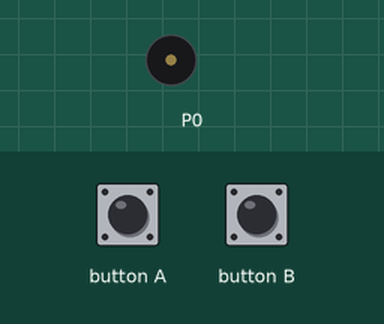
A program run on a simulated BBC micro:bit (MakeCode). Parts: buzzer (waves = sounding). The inputs (shaded band) are chosen by the test bench.

Above: at 1.2 s.
1.3 s: button A pressed for 0.15 s
At 1.8 s:
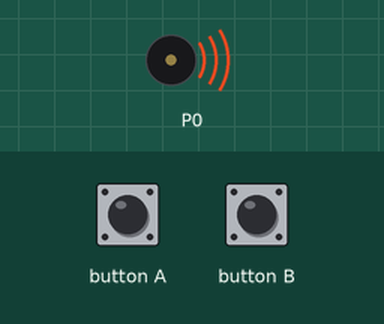
Timing chart, 0 to 10.4 s (numbered marks = the images above; inputs shaded):
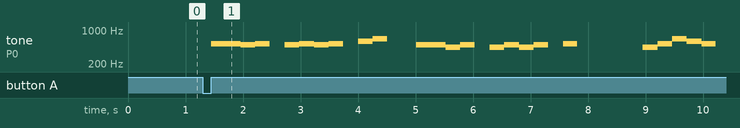

Measured:
- after the input at 1.3 s, tone on P0: plays 523 Hz for 0.51 s, 494 Hz for 0.26 s, 523 Hz for 0.25 s, 494 Hz for 0.26 s, 523 Hz for 0.26 s, 494 Hz for 0.26 s … (22 notes in this stretch), starting after 0.15 s

The program:

main.ts
```typescript
input.onButtonPressed(Button.A, function () {
    music.playTone(523, music.beat(BeatFraction.Half))
    music.playTone(523, music.beat(BeatFraction.Half))
    music.playTone(494, music.beat(BeatFraction.Half))
    music.playTone(523, music.beat(BeatFraction.Half))
    music.rest(music.beat(BeatFraction.Half))
    music.playTone(494, music.beat(BeatFraction.Half))
    music.playTone(523, music.beat(BeatFraction.Half))
    music.playTone(494, music.beat(BeatFraction.Half))
    music.playTone(523, music.beat(BeatFraction.Half))
    music.rest(music.beat(BeatFraction.Half))
    music.playTone(587, music.beat(BeatFraction.Half))
    music.playTone(659, music.beat(BeatFraction.Half))
    music.rest(music.beat(BeatFraction.Whole))
    music.playTone(494, music.beat(BeatFraction.Half))
    music.playTone(494, music.beat(BeatFraction.Half))
    music.playTone(440, music.beat(BeatFraction.Half))
    music.playTone(494, music.beat(BeatFraction.Half))
    music.rest(music.beat(BeatFraction.Half))
    music.playTone(440, music.beat(BeatFraction.Half))
    music.playTone(494, music.beat(BeatFraction.Half))
    music.playTone(440, music.beat(BeatFraction.Half))
    music.playTone(494, music.beat(BeatFraction.Half))
    music.rest(music.beat(BeatFraction.Half))
    music.playTone(523, music.beat(BeatFraction.Half))
    music.rest(music.beat(BeatFraction.Double))
    music.rest(music.beat(BeatFraction.Quarter))
    music.playTone(440, music.beat(BeatFraction.Half))
    music.playTone(523, music.beat(BeatFraction.Half))
    music.playTone(659, music.beat(BeatFraction.Half))
    music.playTone(587, music.beat(BeatFraction.Half))
    music.playTone(523, music.beat(BeatFraction.Half))
    music.rest(music.beat(BeatFraction.Whole))
    music.playTone(659, music.beat(BeatFraction.Half))
    music.playTone(659, music.beat(BeatFraction.Half))
    music.rest(music.beat(BeatFraction.Double))
    music.rest(music.beat(BeatFraction.Half))
    music.playTone(659, music.beat(BeatFraction.Half))
    music.playTone(659, music.beat(BeatFraction.Half))
    music.playTone(587, music.beat(BeatFraction.Half))
    music.playTone(523, music.beat(BeatFraction.Half))
    music.rest(music.beat(BeatFraction.Whole))
    music.playTone(523, music.beat(BeatFraction.Half))
    music.playTone(523, music.beat(BeatFraction.Half))
    music.playTone(494, music.beat(BeatFraction.Half))
    music.playTone(523, music.beat(BeatFraction.Half))
    music.rest(music.beat(BeatFraction.Half))
    music.playTone(494, music.beat(BeatFraction.Half))
    music.playTone(523, music.beat(BeatFraction.Half))
    music.playTone(494, music.beat(BeatFraction.Half))
    music.playTone(523, music.beat(BeatFraction.Half))
    music.rest(music.beat(BeatFraction.Half))
    music.playTone(587, music.beat(BeatFraction.Half))
    music.playTone(659, music.beat(BeatFraction.Half))
    music.rest(music.beat(BeatFraction.Whole))
    music.playTone(494, music.beat(BeatFraction.Half))
    music.playTone(494, music.beat(BeatFraction.Half))
    music.playTone(440, music.beat(BeatFraction.Half))
    music.playTone(494, music.beat(BeatFraction.Half))
    music.rest(music.beat(BeatFraction.Half))
    music.playTone(440, music.beat(BeatFraction.Half))
    music.playTone(494, music.beat(BeatFraction.Half))
    music.playTone(440, music.beat(BeatFraction.Half))
    music.playTone(494, music.beat(BeatFraction.Half))
    music.rest(music.beat(BeatFraction.Half))
    music.playTone(523, music.beat(BeatFraction.Half))
    music.rest(music.beat(BeatFraction.Double))
    music.rest(music.beat(BeatFraction.Quarter))
    music.playTone(440, music.beat(BeatFraction.Half))
    music.playTone(523, music.beat(BeatFraction.Half))
    music.playTone(659, music.beat(BeatFraction.Half))
    music.playTone(587, music.beat(BeatFraction.Half))
    music.playTone(523, music.beat(BeatFraction.Half))
    music.rest(music.beat(BeatFraction.Whole))
    music.playTone(523, music.beat(BeatFraction.Half))
    music.rest(music.beat(BeatFraction.Breve))
    music.playTone(440, music.beat(BeatFraction.Half))
    music.playTone(494, music.beat(BeatFraction.Half))
    music.playTone(523, music.beat(BeatFraction.Half))
    music.playTone(523, music.beat(BeatFraction.Half))
    music.playTone(523, music.beat(BeatFraction.Half))
    music.playTone(523, music.beat(BeatFraction.Half))
    music.playTone(440, music.beat(BeatFraction.Half))
    music.rest(music.beat(BeatFraction.Half))
    music.playTone(440, music.beat(BeatFraction.Half))
    music.playTone(494, music.beat(BeatFraction.Half))
    music.playTone(523, music.beat(BeatFraction.Half))
    music.playTone(523, music.beat(BeatFraction.Half))
    music.playTone(523, music.beat(BeatFraction.Half))
    music.playTone(587, music.beat(BeatFraction.Half))
    music.playTone(587, music.beat(BeatFraction.Half))
    music.rest(music.beat(BeatFraction.Half))
    music.playTone(392, music.beat(BeatFraction.Half))
    music.playTone(440, music.beat(BeatFraction.Half))
    music.playTone(494, music.beat(BeatFraction.Half))
    music.playTone(494, music.beat(BeatFraction.Half))
    music.playTone(494, music.beat(BeatFraction.Half))
    music.playTone(494, music.beat(BeatFraction.Half))
    music.playTone(392, music.beat(BeatFraction.Half))
    music.rest(music.beat(BeatFraction.Half))
    music.playTone(392, music.beat(BeatFraction.Half))
    music.playTone(440, music.beat(BeatFraction.Half))
    music.playTone(494, music.beat(BeatFraction.Half))
    music.playTone(494, music.beat(BeatFraction.Half))
    music.playTone(494, music.beat(BeatFraction.Half))
    music.playTone(523, music.beat(BeatFraction.Half))
    music.playTone(523, music.beat(BeatFraction.Half))
    music.rest(music.beat(BeatFraction.Half))
    music.playTone(523, music.beat(BeatFraction.Half))
    music.playTone(523, music.beat(BeatFraction.Half))
    music.playTone(587, music.beat(BeatFraction.Half))
    music.playTone(659, music.beat(BeatFraction.Half))
    music.playTone(659, music.beat(BeatFraction.Half))
    music.playTone(659, music.beat(BeatFraction.Half))
    music.playTone(440, music.beat(BeatFraction.Half))
    music.playTone(523, music.beat(BeatFraction.Half))
    music.rest(music.beat(BeatFraction.Half))
    music.playTone(523, music.beat(BeatFraction.Half))
    music.playTone(587, music.beat(BeatFraction.Half))
    music.playTone(659, music.beat(BeatFraction.Half))
    music.playTone(659, music.beat(BeatFraction.Half))
    music.playTone(659, music.beat(BeatFraction.Half))
    music.playTone(440, music.beat(BeatFraction.Half))
    music.playTone(523, music.beat(BeatFraction.Half))
    music.playTone(523, music.beat(BeatFraction.Half))
    music.rest(music.beat(BeatFraction.Half))
    music.playTone(523, music.beat(BeatFraction.Half))
    music.playTone(587, music.beat(BeatFraction.Half))
    music.playTone(659, music.beat(BeatFraction.Half))
    music.playTone(659, music.beat(BeatFraction.Half))
    music.playTone(659, music.beat(BeatFraction.Half))
    music.playTone(659, music.beat(BeatFraction.Half))
    music.playTone(659, music.beat(BeatFraction.Half))
    music.playTone(523, music.beat(BeatFraction.Half))
    music.playTone(587, music.beat(BeatFraction.Half))
    music.playTone(587, music.beat(BeatFraction.Half))
    music.rest(music.beat(BeatFraction.Breve))
})
input.onButtonPressed(Button.B, function () {
    music.playTone(392, music.beat(BeatFraction.Whole))
    music.playTone(698, music.beat(BeatFraction.Whole))
    music.playTone(659, music.beat(BeatFraction.Whole))
    music.playTone(659, music.beat(BeatFraction.Whole))
    music.playTone(698, music.beat(BeatFraction.Whole))
    music.playTone(659, music.beat(BeatFraction.Whole))
    music.playTone(659, music.beat(BeatFraction.Whole))
    music.playTone(587, music.beat(BeatFraction.Whole))
    music.playTone(523, music.beat(BeatFraction.Whole))
})
basic.forever(function () {

})
```

test.ts
```typescript
// 在這裡測試；當此封包作為擴充功能時，將不會編譯此內容。
```
